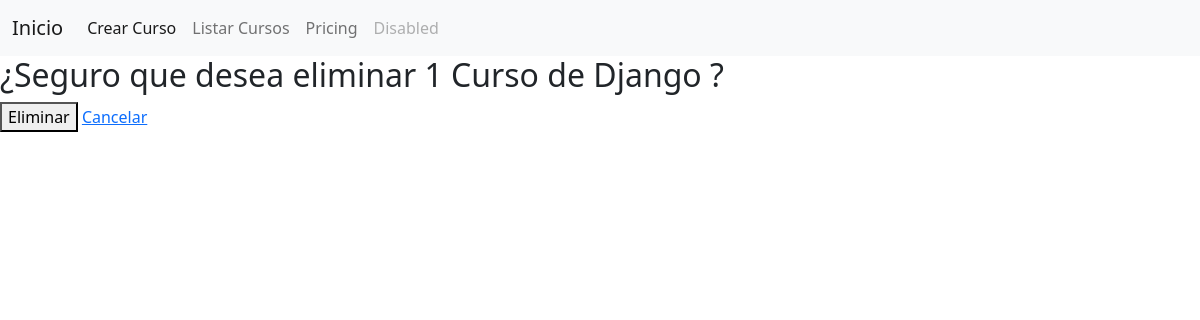
Page /cursos/eliminar_curso/1 on the earlier database version.
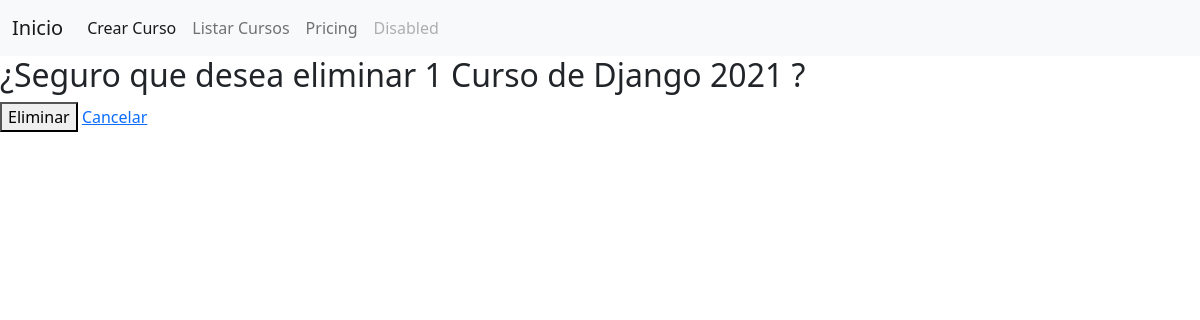
Same page on the later database version.
### apps/cursos/models.py (models this page shows, shortened)
class Curso(models.Model):
    id = models.AutoField(primary_key = True)
    titulo = models.CharField('Titulo del Curso', max_length=50)
    fecha_inicio = models.DateField('Fecha de Inicio', max_length=50)
    fecha_termino = models.DateField('Fecha de Finalización', max_length=50)
    descripcion = models.CharField('Descripción del Curso', max_length=50)
    class Meta:
        verbose_name = 'Curso'
        verbose_name_plural = 'Cursos'

### apps/cursos/views.py (the view)
# urls.py: path('eliminar_curso/<int:id>', eliminarCurso, name='eliminar_curso'),
def eliminarCurso(request, id):
    curso = Curso.objects.get(id=id)
    if request.method == 'POST':
        curso.delete()
        return redirect('/cursos/listar_cursos')
    return render(request, 'cursos/eliminar_curso.html', {'curso': curso})

### templates/cursos/eliminar_curso.html (shortened to what this page needs)
{% extends 'index.html' %}
{% block body %}
    <h2>¿Seguro que desea eliminar {{ curso.id }} {{ curso.titulo }} ?</h2>
    <form method="POST">
        <button type="submit">Eliminar</button>
        <a href="{% url 'cursos:listar_cursos' %}">Cancelar</a>
    </form>
{% endblock body %}

Differences in the rows shown:
changed Curso id 1: titulo "Curso de Django" → "Curso de Django 2021"
